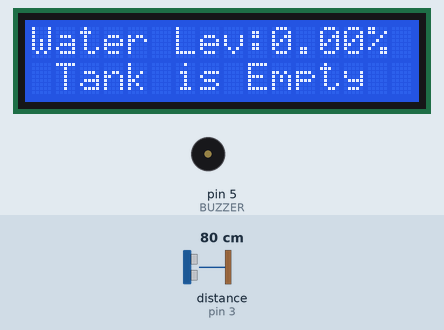
Simulated run of this sketch. Board: Arduino Uno, built with avr-gcc and run on an emulated ATmega328P. Parts: 16×2 character LCD, buzzer (waves = sounding, pin HIGH). Wiring (inferred from the names in the program): ultrasonic range finder: trigger pin 2; echo pin 3. The test bench sets the inputs (shaded band); at power-on: distance to the obstacle (sensor on pin 3) 80 cm. The echo pulse lasts 58.3 µs per cm; pins used as bus, display or sensor lines are not drawn; what the sketch prints to the serial monitor is not drawn.

Above: at 1.2 s.
1.3 s: distance to the obstacle (sensor on pin 3) set to 5 cm
At 2.5 s:
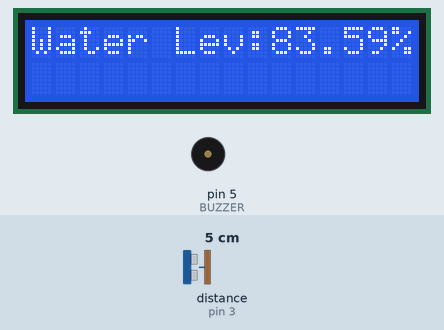
4.4 s: distance to the obstacle (sensor on pin 3) set to 2 cm
At 5.2 s:
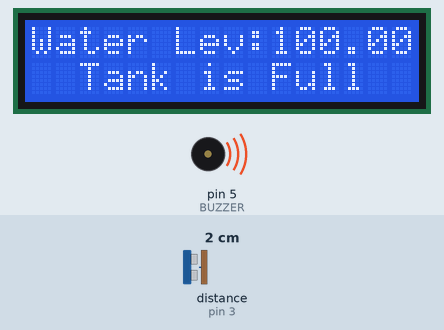
6.4 s: distance to the obstacle (sensor on pin 3) set to 18 cm
At 7.8 s:
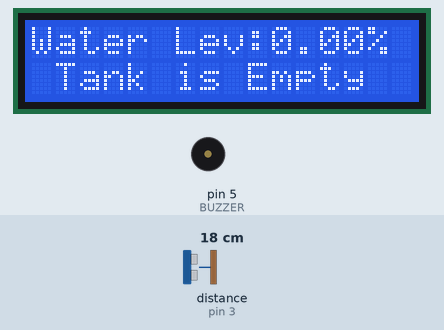
Timing chart, 0 to 9.4 s (numbered marks = the images above; inputs shaded):
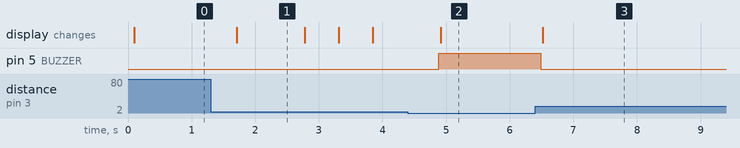

The sketch:

Water_Level_indicator.ino
```cpp
#include <LiquidCrystal_I2C.h>

LiquidCrystal_I2C lcd(0x27, 16, 2);

// Define pins for HC-SR04
const int trigPin = 2; // Trig pin connected to digital pin 9
const int echoPin = 3; // Echo pin connected to digital pin 10

// User-defined tank distances in cm
const int tankFullDistance = 3;  // Distance (in cm) when the tank is full
const int tankLowDistance = 13; // Distance (in cm) when the tank is empty

#define BUZZER 5

void setup() {
  pinMode(trigPin, OUTPUT);
  pinMode(BUZZER, OUTPUT);
  pinMode(echoPin, INPUT);
  Serial.begin(9600);
  lcd.init();
  lcd.backlight();
  digitalWrite(BUZZER, LOW);
}

void loop() {
  // Send a 10us pulse to trigger the ultrasonic sensor
  digitalWrite(trigPin, LOW);
  delayMicroseconds(2);
  digitalWrite(trigPin, HIGH);
  delayMicroseconds(10);
  digitalWrite(trigPin, LOW);

  // Read the echo pin and calculate the distance in cm
  long duration = pulseIn(echoPin, HIGH);
  float distance = (duration * 0.034) / 2; // Distance in cm
  Serial.println(distance);

  // Map the distance to water level percentage
  float waterLevelPercentage;
  if (distance >= tankLowDistance) {
    waterLevelPercentage = 0; // Tank is empty
  } else if (distance <= tankFullDistance) {
    waterLevelPercentage = 100; // Tank is full
  } else {
    waterLevelPercentage = ((tankLowDistance - distance) /
                           (tankLowDistance - tankFullDistance)) * 100;
  }

  if(waterLevelPercentage == 100){
    digitalWrite(BUZZER,HIGH);
  }else{
    digitalWrite(BUZZER,LOW);
  }
  // Print the water level percentage to Serial Monitor
  Serial.print("Water Level: ");
  Serial.print(waterLevelPercentage);
  Serial.println("%");

  if(waterLevelPercentage == 100){
    lcd.setCursor(0, 1);
    lcd.print("  Tank is Full  ");
  }else if(waterLevelPercentage == 0){
    lcd.setCursor(0, 1);
    lcd.print(" Tank is Empty  ");
  }else{
    lcd.setCursor(0, 1);
    lcd.print("                ");
  }
  lcd.setCursor(0, 0);
  lcd.print("Water Lev:");
  lcd.print(waterLevelPercentage);
  lcd.print("% ");

  // Add a delay for readability
  delay(500);
}
```

Measured:
- the behaviour switches between 4 and 3 cm on distance to the obstacle (sensor on pin 3) (found by bisection; images 1 and 2)
- after the input at 1.3 s, the display: changes after 0.41 s (image 1)
- after the input at 4.4 s, pin 5 (BUZZER): LOW → HIGH after 0.48 s; the display: changes after 0.51 s (image 2)
- after the input at 6.4 s, pin 5 (BUZZER): HIGH → LOW after 0.09 s; the display: changes after 0.12 s (image 3)
- what the display in image 1 shows lasts 1.1 s, from 1.7 s to 2.8 s
